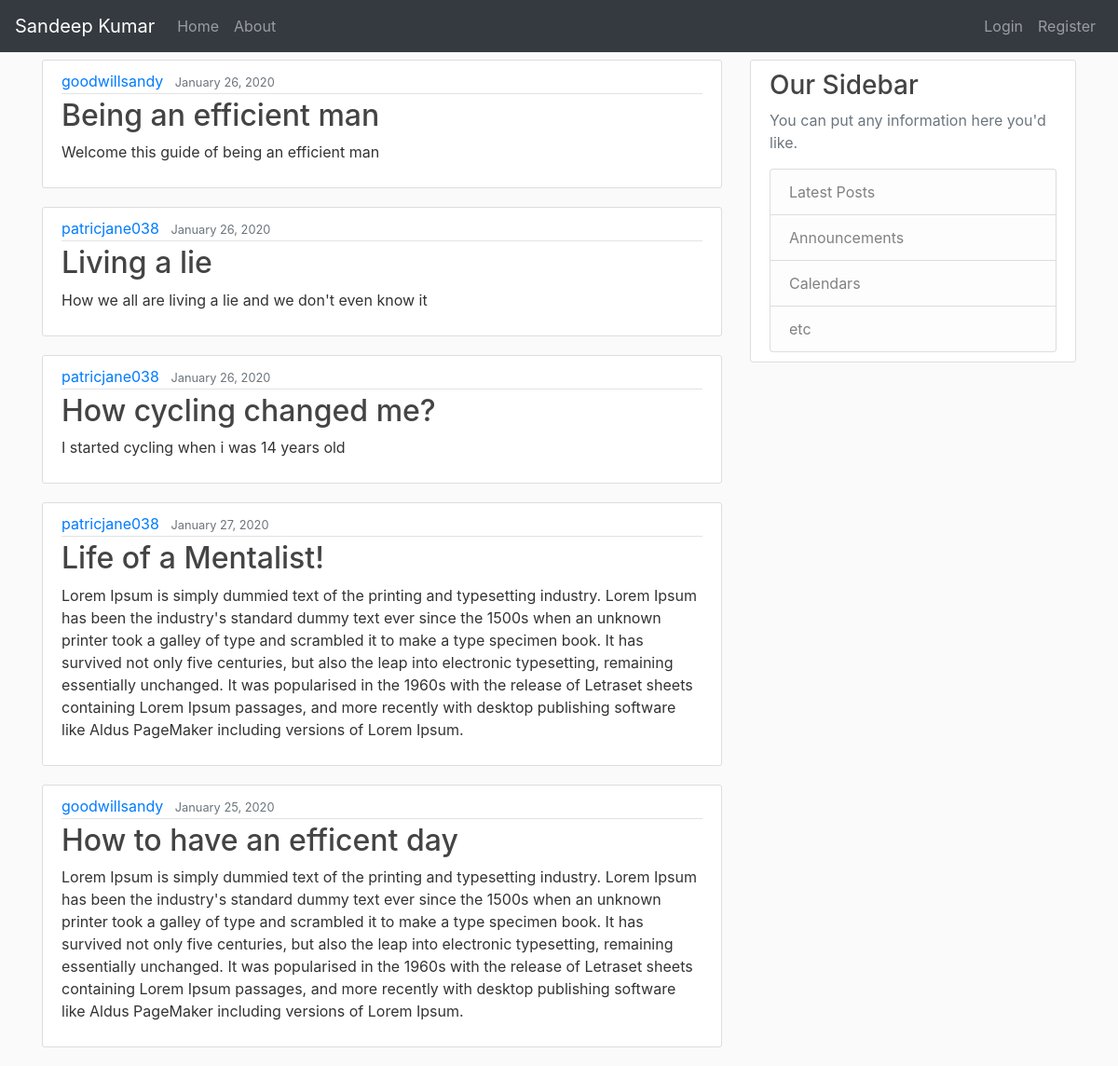
The page / on the database its author committed.
### blog/models.py (models this page shows, shortened)
class Post(models.Model):
    title = models.CharField(max_length=100)
    content = models.TextField()
    date_posted = models.DateTimeField(default=timezone.now)
    author = models.ForeignKey(User, on_delete=models.CASCADE)

### blog/views.py (the view)
# urls.py: path('', views.home, name='blog-home'),
def home(request):
    context = {
        'posts':Post.objects.all()
    }
    return render(request, 'blog/home.html', context)

### blog/templates/blog/home.html
{% extends "blog/base.html" %} {% block content%} {% for post in posts %}
<article class="media content-section">
  <div class="media-body">
    <div class="article-metadata">
      <a class="mr-2" href="#">{{ post.author }}</a>
      <small class="text-muted">{{ post.date_posted|date:"F d, Y" }}</small>
    </div>
    <h2><a class="article-title" href="#">{{ post.title }}</a></h2>
    <p class="article-content">{{ post.content }}</p>
  </div>
</article>
{% endfor %} {% endblock %}

### blog/templates/blog/base.html (shortened to what this page needs)
{% load static %}
<!DOCTYPE html>
<html lang="en">
  <head>
    <link
      rel="stylesheet"
      href="https://stackpath.bootstrapcdn.com/bootstrap/4.4.1/css/bootstrap.min.css"
    />
    <link rel="stylesheet" href="{% static 'blog/main.css' %}" />
  </head>
  <body>
    <nav class="navbar navbar-expand-lg navbar-dark bg-dark mb-2">
      <div class="collapse navbar-collapse" id="navbarToggler">
        <a class="navbar-brand" href="#">Sandeep Kumar</a>
        <ul class="navbar-nav mr-auto mt-2 mt-lg-0">
          <li class="nav-item">
            <a class="nav-link" href="{% url 'blog-home' %}">Home</a>
          </li>
          <li class="nav-item">
            <a class="nav-link" href="{% url 'blog-about' %}">About</a>
          </li>
        </ul>
        <ul class="navbar-nav ml-auto mt-2 mt-lg-0">
          {% if user.is_authenticated %}
          <li class="nav-item">
            <a class="nav-link" href="{% url 'profile' %}">
              {{user.username}}
            </a>
          </li>
          <li class="nav-item">
            <a class="nav-link" href="{% url 'logout' %}">
              Logout
            </a>
          </li>
          {% else %}
          <li class="nav-item">
            <a class="nav-link" href="{% url 'login' %}">
              Login
            </a>
          </li>
          <li class="nav-item">
            <a class="nav-link" href="{% url 'register' %}">
              Register
            </a>
          </li>
          {% endif %}
        </ul>
      </div>
    </nav>
    <main role="main" class="container">
      <div class="row">
        <div class="col-md-8">
          {% block content %} {% endblock %}
        </div>
        <div class="col-md-4">
          <div class="content-section">
            <h3>Our Sidebar</h3>
            <p class="text-muted">
              You can put any information here you'd like.
            </p>
            <ul class="list-group">
              <li class="list-group-item list-group-item-light">
                Latest Posts
              </li>
              <li class="list-group-item list-group-item-light">
                Announcements
              </li>
              <li class="list-group-item list-group-item-light">Calendars</li>
              <li class="list-group-item list-group-item-light">etc</li>
            </ul>
          </div>
        </div>
      </div>
    </main>
  </body>
</html>

### blog/static/blog/main.css (style rules this page uses)
body { background: #fafafa; color: #333333; }
h1, h2, h3, h4, h5, h6 { color: #444444; }
ul { margin: 0; }
.content-section { background: #ffffff; padding: 10px 20px; border: 1px solid #dddddd; border-radius: 3px; margin-bottom: 20px; }
.article-title { color: #444444; }
.article-content { white-space: pre-line; }
.article-metadata { padding-bottom: 1px; margin-bottom: 4px; border-bottom: 1px solid #e3e3e3; }

### rows shown on the page
Post: author "goodwillsandy", date_posted "January 26, 2020", title "Being an efficient man", content "Welcome this guide of being an efficient man"
Post: author "patricjane038", date_posted "January 26, 2020", title "Living a lie", content "How we all are living a lie and we don't even know it"
Post: author "patricjane038", date_posted "January 26, 2020", title "How cycling changed me?", content "I started cycling when i was 14 years old"
Post: author "patricjane038", date_posted "January 27, 2020", title "Life of a Mentalist!", content "Lorem Ipsum is simply dummied text of the printing and typesetting industry. Lorem Ipsum has been the industry's standard dummy text ever since the 1500s when an unknown printer took a galley of type and scrambled it to make a type specimen book. It has survived not only five centuries, but also the leap into electronic typesetting, remaining essentially unchanged. It was popularised in the 1960s with the release of Letraset sheets containing Lorem Ipsum passages, and more recently with desktop publishing software like Aldus PageMaker including versions of Lorem Ipsum."
Post: author "goodwillsandy", date_posted "January 25, 2020", title "How to have an efficent day", content "Lorem Ipsum is simply dummied text of the printing and typesetting industry. Lorem Ipsum has been the industry's standard dummy text ever since the 1500s when an unknown printer took a galley of type and scrambled it to make a type specimen book. It has survived not only five centuries, but also the leap into electronic typesetting, remaining essentially unchanged. It was popularised in the 1960s with the release of Letraset sheets containing Lorem Ipsum passages, and more recently with desktop publishing software like Aldus PageMaker including versions of Lorem Ipsum."
